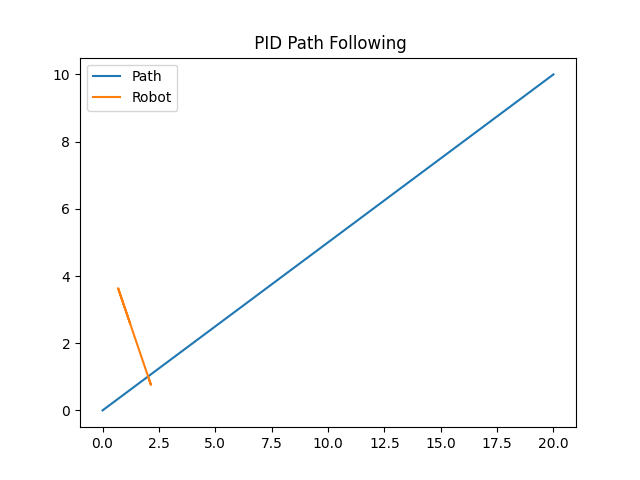

This figure's Python source:
#PID contril - Implemeted error correction , so in the simulation it will correct and gte fixed to the target position it does ot move along as still oreinttaion and steering is not implemented .

import numpy as np
import matplotlib.pyplot as plt

# Path
path_x = np.linspace(0, 20, 100)
path_y = 0.5 * path_x

robot = np.array([0.0, 5.0])

Kp = 1.0
Ki = 0.1
Kd = 0.5

dt = 0.1

integral = np.array([0.0, 0.0])
prev_error = np.array([0.0, 0.0])

trajectory = []

def closest_point(robot, path_x, path_y):
    distances = (path_x - robot[0])**2 + (path_y - robot[1])**2
    idx = np.argmin(distances)
    return np.array([path_x[idx], path_y[idx]])

for _ in range(200):

    target = closest_point(robot, path_x, path_y)

    error = target - robot

    integral += error * dt
    derivative = (error - prev_error) / dt

    control = Kp * error + Ki * integral + Kd * derivative

    robot += control * dt

    trajectory.append(robot.copy())
    prev_error = error

trajectory = np.array(trajectory)

plt.figure()
plt.plot(path_x, path_y, label="Path")
plt.plot(trajectory[:,0], trajectory[:,1], label="Robot")
plt.legend()
plt.title(" PID Path Following")
plt.show()
